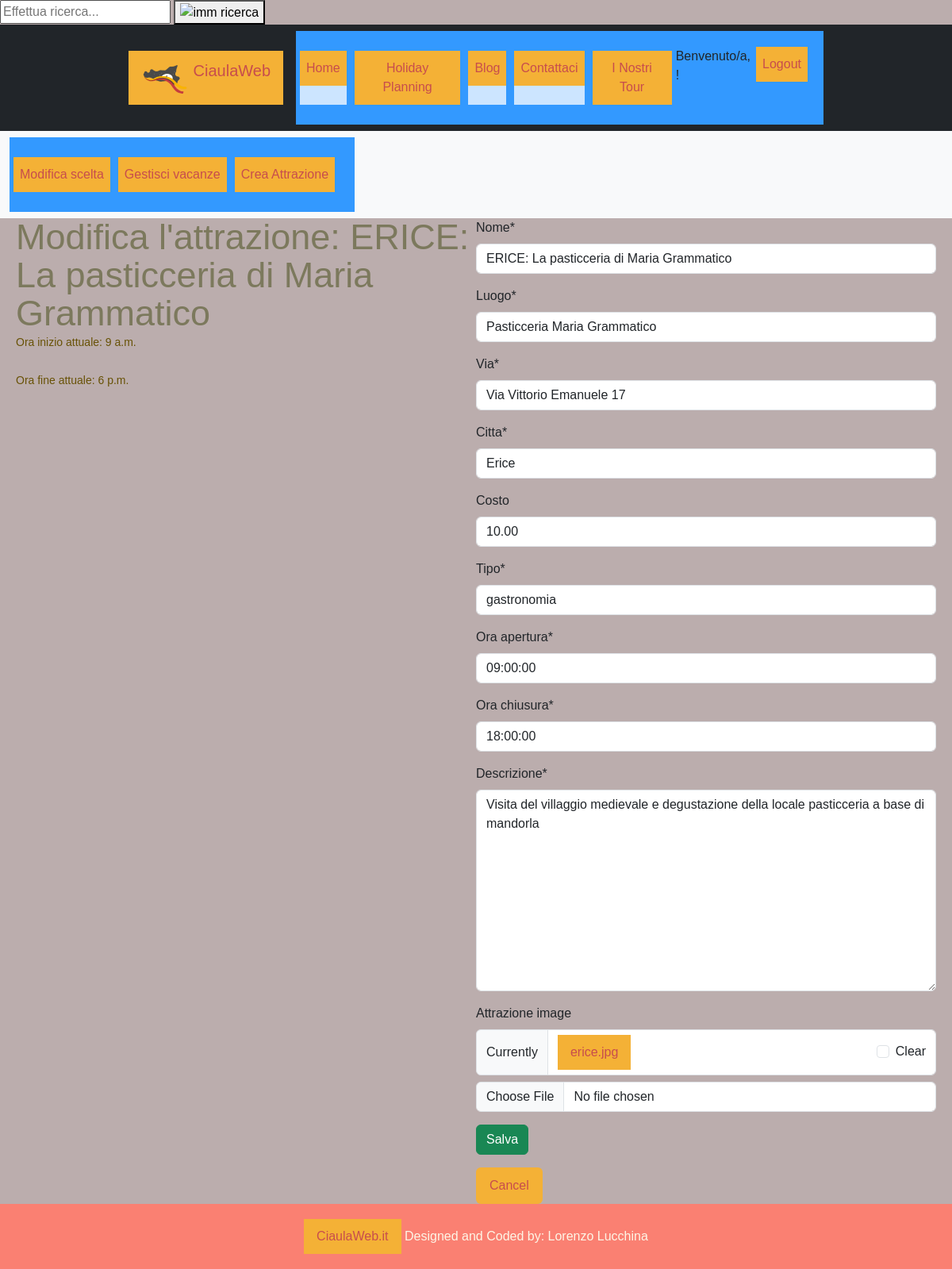
Page /attractions/modificaattrazione/ERICE: La pasticceria di Maria Grammatico (signed in) on the committed database.
### attractions/models.py (models this page shows, shortened)
class Attrazione(models.Model):
    objects = None
    nome = models.CharField(max_length=200, primary_key=True)
    luogo = models.CharField(max_length=300)
    via = models.CharField(max_length=500)
    citta = models.CharField(max_length=200)
    costo = models.DecimalField(max_digits=10, decimal_places=2, blank=True)
    tipo = models.CharField(max_length=200)
    oraApertura = models.TimeField('ora apertura')
    oraChiusura = models.TimeField('ora chiusura')
    descrizione = models.TextField()
    attrazione_image = models.ImageField(blank=True, null=True)  # , upload_to='attractionImages/')
    class Meta:
        verbose_name = "Attrazione"
        verbose_name_plural = "Attrazioni"

### attractions/views.py (the view, shortened to what this page needs)
# urls.py: path("modificaattrazione/<pk>", AggiornaAttrazione.as_view(), name="modifica_attrazione"),
class AggiornaAttrazione(UserPassesTestMixin, UpdateView):
    model = Attrazione
    template_name = "attractions/aggiorna_attrazione.html"
    form_class = CreaAttrazioneForm
    def test_func(self):
        return self.request.user.is_staff

### attractions/forms.py (shortened to what this page needs)
class CreaAttrazioneForm(forms.ModelForm):
    helper = FormHelper()
    helper.form_id = 'attrazione-crispy-form'
    helper.form_method = 'POST'
    helper.add_input(Submit('submit', 'Salva'))
    helper.inputs[0].field_classes = 'btn btn-success'
    class Meta:
        model = Attrazione
        fields = "__all__"

### profiles/models.py (called while the page is built)
    @property
    def is_staff(self):
        return self.is_admin

### attractions/templates/attractions/aggiorna_attrazione.html (shortened to what this page needs)
{% extends "base.html" %}
{% load crispy_forms_tags %}
{% block content %}
    <div style="display: flex;">
        <div style="flex: 1; margin-left: 20px;">
            <h1>Modifica l'attrazione: {{ attrazione.nome }}</h1>
            <p>Ora inizio attuale: {{ attrazione.oraApertura }}</p>
            <p>Ora fine attuale: {{ attrazione.oraChiusura }}</p>
        </div>
        <div style="flex: 1; margin-right: 20px">
            {% crispy form %}
            <a class="btn" href="{% url 'attractions:dettaglioattr' attrazione.pk %}">Cancel</a>
        </div>
    </div>
{% endblock %}

### static/css/style.css (style rules this page uses)
* { font-family: 'Montserrat', sans-serif !important; }
a:link, a:visited { background-color: #f4b136; color: rgb(199, 77, 77); padding: 10px 16px; text-align: center; text-decoration: none; display: inline-block; }
h1 { color: #7c795d; font-family: 'Trocchi', serif; font-size: 45px; font-weight: normal; line-height: 48px; margin: 0; }
p { color: #685206; font-family: 'Helvetica Neue', sans-serif; font-size: 14px; line-height: 24px; margin: 0 0 24px; text-align: justify; text-justify: inter-word; }
:root { --gradient: linear-gradient(to left top, #dd2476 10%, #ff512f 90%) !important; }
body { background: #bbadad !important; }

### rows in the picture
Attrazione: nome "ERICE: La pasticceria di Maria Grammatico", oraApertura "9 a.m.", oraChiusura "6 p.m.", luogo "Pasticceria Maria Grammatico", via "Via Vittorio Emanuele 17", citta "Erice", costo "10.00", tipo "gastronomia", oraApertura "09:00:00", oraChiusura "18:00:00", descrizione "Visita del villaggio medievale e degustazione della locale pasticceria a base di mandorla"
